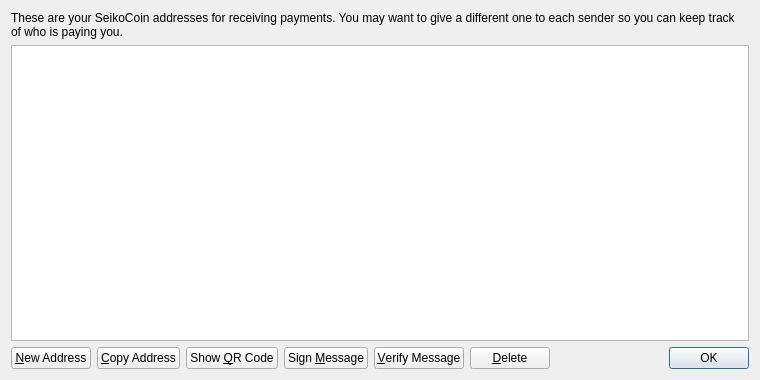
<?xml version="1.0" encoding="UTF-8"?>
<ui version="4.0">
 <class>AddressBookPage</class>
 <widget class="QWidget" name="AddressBookPage">
  <property name="geometry">
   <rect>
    <x>0</x>
    <y>0</y>
    <width>760</width>
    <height>380</height>
   </rect>
  </property>
  <property name="windowTitle">
   <string>Address Book</string>
  </property>
  <layout class="QVBoxLayout" name="verticalLayout">
   <item>
    <widget class="QLabel" name="labelExplanation">
     <property name="text">
      <string>These are your SeikoCoin addresses for receiving payments. You may want to give a different one to each sender so you can keep track of who is paying you.</string>
     </property>
     <property name="textFormat">
      <enum>Qt::PlainText</enum>
     </property>
     <property name="wordWrap">
      <bool>true</bool>
     </property>
    </widget>
   </item>
   <item>
    <widget class="QTableView" name="tableView">
     <property name="contextMenuPolicy">
      <enum>Qt::CustomContextMenu</enum>
     </property>
     <property name="toolTip">
      <string>Double-click to edit address or label</string>
     </property>
     <property name="tabKeyNavigation">
      <bool>false</bool>
     </property>
     <property name="alternatingRowColors">
      <bool>true</bool>
     </property>
     <property name="selectionMode">
      <enum>QAbstractItemView::SingleSelection</enum>
     </property>
     <property name="selectionBehavior">
      <enum>QAbstractItemView::SelectRows</enum>
     </property>
     <property name="sortingEnabled">
      <bool>true</bool>
     </property>
     <attribute name="verticalHeaderVisible">
      <bool>false</bool>
     </attribute>
    </widget>
   </item>
   <item>
    <layout class="QHBoxLayout" name="horizontalLayout">
     <item>
      <widget class="QPushButton" name="newAddressButton">
       <property name="toolTip">
        <string>Create a new address</string>
       </property>
       <property name="text">
        <string>&amp;New Address</string>
       </property>
       <property name="icon">
        <iconset resource="../bitcoin.qrc">
         <normaloff>:/icons/add</normaloff>:/icons/add</iconset>
       </property>
      </widget>
     </item>
     <item>
      <widget class="QPushButton" name="copyToClipboard">
       <property name="toolTip">
        <string>Copy the currently selected address to the system clipboard</string>
       </property>
       <property name="text">
        <string>&amp;Copy Address</string>
       </property>
       <property name="icon">
        <iconset resource="../bitcoin.qrc">
         <normaloff>:/icons/editcopy</normaloff>:/icons/editcopy</iconset>
       </property>
      </widget>
     </item>
     <item>
      <widget class="QPushButton" name="showQRCode">
       <property name="text">
        <string>Show &amp;QR Code</string>
       </property>
       <property name="icon">
        <iconset resource="../bitcoin.qrc">
         <normaloff>:/icons/qrcode</normaloff>:/icons/qrcode</iconset>
       </property>
      </widget>
     </item>
     <item>
      <widget class="QPushButton" name="signMessage">
       <property name="toolTip">
        <string>Sign a message to prove you own a SeikoCoin address</string>
       </property>
       <property name="text">
        <string>Sign &amp;Message</string>
       </property>
       <property name="icon">
        <iconset resource="../bitcoin.qrc">
         <normaloff>:/icons/edit</normaloff>:/icons/edit</iconset>
       </property>
      </widget>
     </item>
     <item>
      <widget class="QPushButton" name="verifyMessage">
       <property name="toolTip">
        <string>Verify a message to ensure it was signed with a specified SeikoCoin address</string>
       </property>
       <property name="text">
        <string>&amp;Verify Message</string>
       </property>
       <property name="icon">
        <iconset resource="../bitcoin.qrc">
         <normaloff>:/icons/transaction_0</normaloff>:/icons/transaction_0</iconset>
       </property>
      </widget>
     </item>
     <item>
      <widget class="QPushButton" name="deleteButton">
       <property name="toolTip">
        <string>Delete the currently selected address from the list</string>
       </property>
       <property name="text">
        <string>&amp;Delete</string>
       </property>
       <property name="icon">
        <iconset resource="../bitcoin.qrc">
         <normaloff>:/icons/remove</normaloff>:/icons/remove</iconset>
       </property>
      </widget>
     </item>
     <item>
      <spacer name="horizontalSpacer">
       <property name="orientation">
        <enum>Qt::Horizontal</enum>
       </property>
       <property name="sizeHint" stdset="0">
        <size>
         <width>40</width>
         <height>20</height>
        </size>
       </property>
      </spacer>
     </item>
     <item>
      <widget class="QDialogButtonBox" name="buttonBox">
       <property name="sizePolicy">
        <sizepolicy hsizetype="Maximum" vsizetype="Fixed">
         <horstretch>0</horstretch>
         <verstretch>0</verstretch>
        </sizepolicy>
       </property>
       <property name="standardButtons">
        <set>QDialogButtonBox::Ok</set>
       </property>
      </widget>
     </item>
    </layout>
   </item>
  </layout>
 </widget>
 <resources>
  <include location="../bitcoin.qrc"/>
 </resources>
 <connections/>
</ui>
